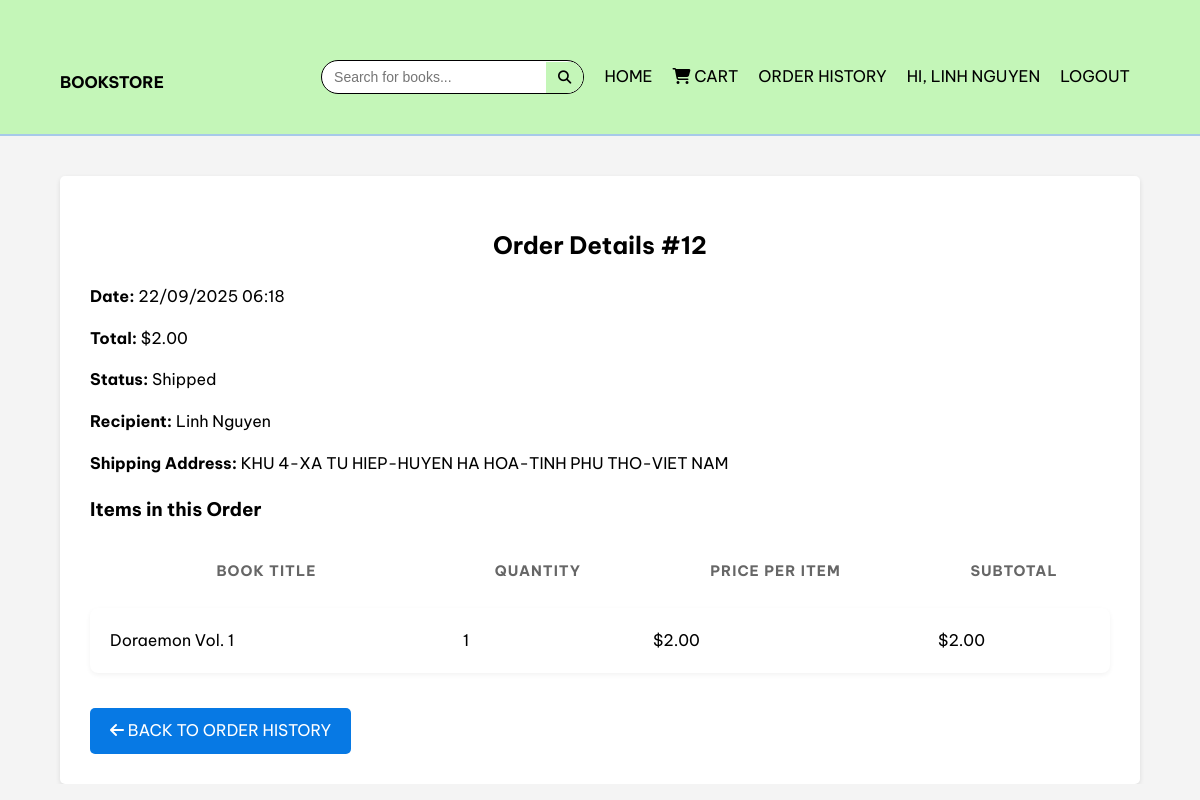
/order_detail.php?id=12 (signed in), run on the app's committed database.
### tables this page shows
CREATE TABLE `orders` (
  `id` int(11) NOT NULL,
  `user_id` int(11) DEFAULT NULL,
  `total` decimal(10,2) NOT NULL,
  `status` enum('pending','processing','shipped','cancelled') NOT NULL DEFAULT 'pending',
  `customer_name` varchar(100) NOT NULL,
  `delivery_address` text NOT NULL,
  `phone_number` varchar(20) NOT NULL,
  `created_at` timestamp NOT NULL DEFAULT current_timestamp()
);

CREATE TABLE `order_items` (
  `id` int(11) NOT NULL,
  `order_id` int(11) NOT NULL,
  `book_id` int(11) NOT NULL,
  `quantity` int(11) NOT NULL,
  `price` decimal(10,2) NOT NULL
);

CREATE TABLE `books` (
  `id` int(11) NOT NULL,
  `title` varchar(255) NOT NULL,
  `author` varchar(100) NOT NULL,
  `price` decimal(10,2) NOT NULL,
  `stock` int(11) NOT NULL DEFAULT 0,
  `description` text DEFAULT NULL,
  `category_id` int(11) DEFAULT NULL,
  `created_at` timestamp NOT NULL DEFAULT current_timestamp()
);

### order_detail.php (the view, shortened to what this page needs)
<?php
require_once 'config/db.php';
include 'header.php';
$user_id = $_SESSION['user_id'];
$order_id = (int)$_GET['id'];
$stmt = $conn->prepare("SELECT * FROM orders WHERE id = ? AND user_id = ?");
$stmt->bind_param("ii", $order_id, $user_id);
$stmt->execute();
$order = $stmt->get_result()->fetch_assoc();
$item_stmt = $conn->prepare("SELECT oi.*, b.title FROM order_items oi JOIN books b ON oi.book_id = b.id WHERE oi.order_id = ?");
$item_stmt->bind_param("i", $order_id);
$item_stmt->execute();
$items = $item_stmt->get_result();
?>
<h2>Order Details #<?php echo $order['id']; ?></h2>
<div class="order-info">
    <p><strong>Date:</strong> <?php echo date("d/m/Y H:i", strtotime($order['created_at'])); ?></p>
    <p><strong>Total:</strong> $<?php echo number_format($order['total'], 2); ?></p>
    <p><strong>Status:</strong> <?php echo htmlspecialchars(ucfirst($order['status'])); ?></p>
    <p><strong>Recipient:</strong> <?php echo htmlspecialchars($order['customer_name']); ?></p>
    <p><strong>Shipping Address:</strong> <?php echo htmlspecialchars($order['delivery_address']); ?></p>
</div>
<h3>Items in this Order</h3>
<table class="order-table">
    <thead>
        <tr>
            <th>Book Title</th>
            <th>Quantity</th>
            <th>Price per Item</th>
            <th>Subtotal</th>
        </tr>
    </thead>
    <tbody>
        <?php while ($item = $items->fetch_assoc()): ?>
        <tr>
            <td><?php echo htmlspecialchars($item['title']); ?></td>
            <td><?php echo $item['quantity']; ?></td>
            <td>$<?php echo number_format($item['price'], 2); ?></td>
            <td>$<?php echo number_format($item['price'] * $item['quantity'], 2); ?></td>
        </tr>
        <?php endwhile; ?>
    </tbody>
</table>
<a href="order_history.php" class="btn" style="margin-top: 20px; display: inline-block;"><i class="fas fa-arrow-left"></i> Back to Order History</a>

### style.css (style rules this page uses)
body { font-family: Arial, sans-serif; line-height: 1.6; margin: 0; padding: 0; background: #f4f4f4; color: #000000; }
.btn { display: inline-block; background: #0779e4; color: #fff !important; padding: 10px 20px; border: none; cursor: pointer; text-decoration: none; border-radius: 5px; font-size: 16px; text-transform: uppercase; transition: background-color 0.3s; }
h2 { text-align: center; margin-bottom: 20px; }
body { font-family: 'Be Vietnam Pro', Arial, sans-serif; }
.order-table { width: 100%; border-collapse: separate; border-spacing: 0 15px; }
.order-table thead tr th { font-size: 0.9rem; color: #666; text-transform: uppercase; letter-spacing: 1px; padding-bottom: 10px; }
.order-table tbody tr { background: #fff; border-radius: 8px; box-shadow: 0 2px 5px rgba(0, 0, 0, 0.05); transition: transform 0.2s; }
.order-table tbody tr td { padding: 20px; vertical-align: middle; }
.order-table tbody tr td:first-child { border-top-left-radius: 8px; border-bottom-left-radius: 8px; }
.order-table tbody tr td:last-child { border-top-right-radius: 8px; border-bottom-right-radius: 8px; }

### data on the page
orders: id "12", created_at "22/09/2025 06:18", total "2.00", status "Shipped", customer_name "Linh Nguyen", delivery_address "KHU 4-XA TU HIEP-HUYEN HA HOA-TINH PHU THO-VIET NAM"
order_items: book.title "Doraemon Vol. 1", quantity "1", price "2.00", $item['price']*$item['quantity'] "2.00"

### other printed values
$_SESSION['fullname'] "LINH NGUYEN"
